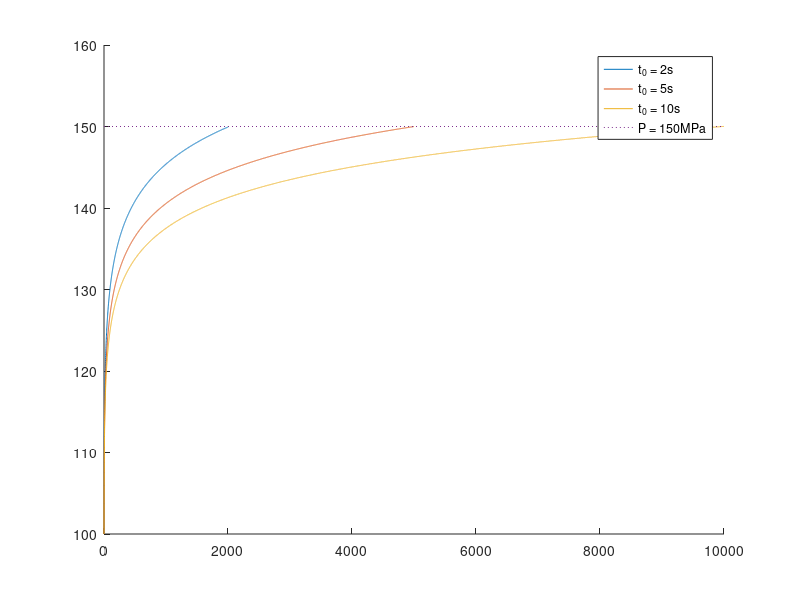

This figure's MATLAB source:
t1= 0 : 1 : 2000;t2 = 0:1:5000;t3 = 0:1:10000;t=0;
y1 = 100+6.57*log(t1+1);
y2 = 100+5.87*log(t2+1);
y3 = 100+5.43*log(t3+1);
hold on
plot(t1,y1);
plot(t2,y2);
plot(t3,y3);
line([0,10000],[150,150],'linestyle',':');
hold on
x = [2000 5000 10000];
y = [100+6.57*log(2000+1) 100+5.87*log(5000+1) 100+5.43*log(10000+1)];
hold off
legend('t_0 = 2s','t_0 = 5s','t_0 = 10s','P = 150MPa');





